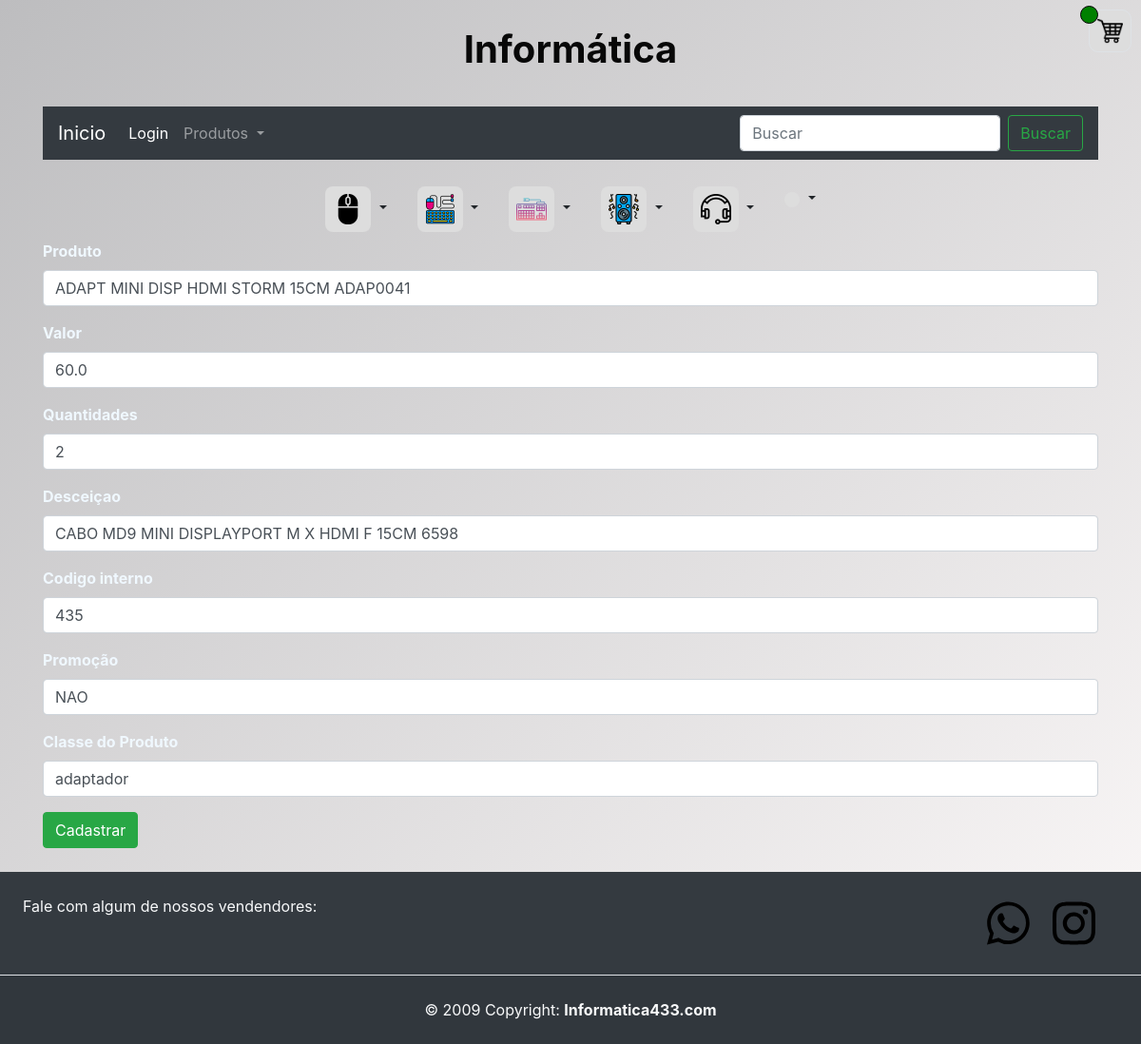
The page /editar_produto/432 (signed in) on the database as committed earlier.
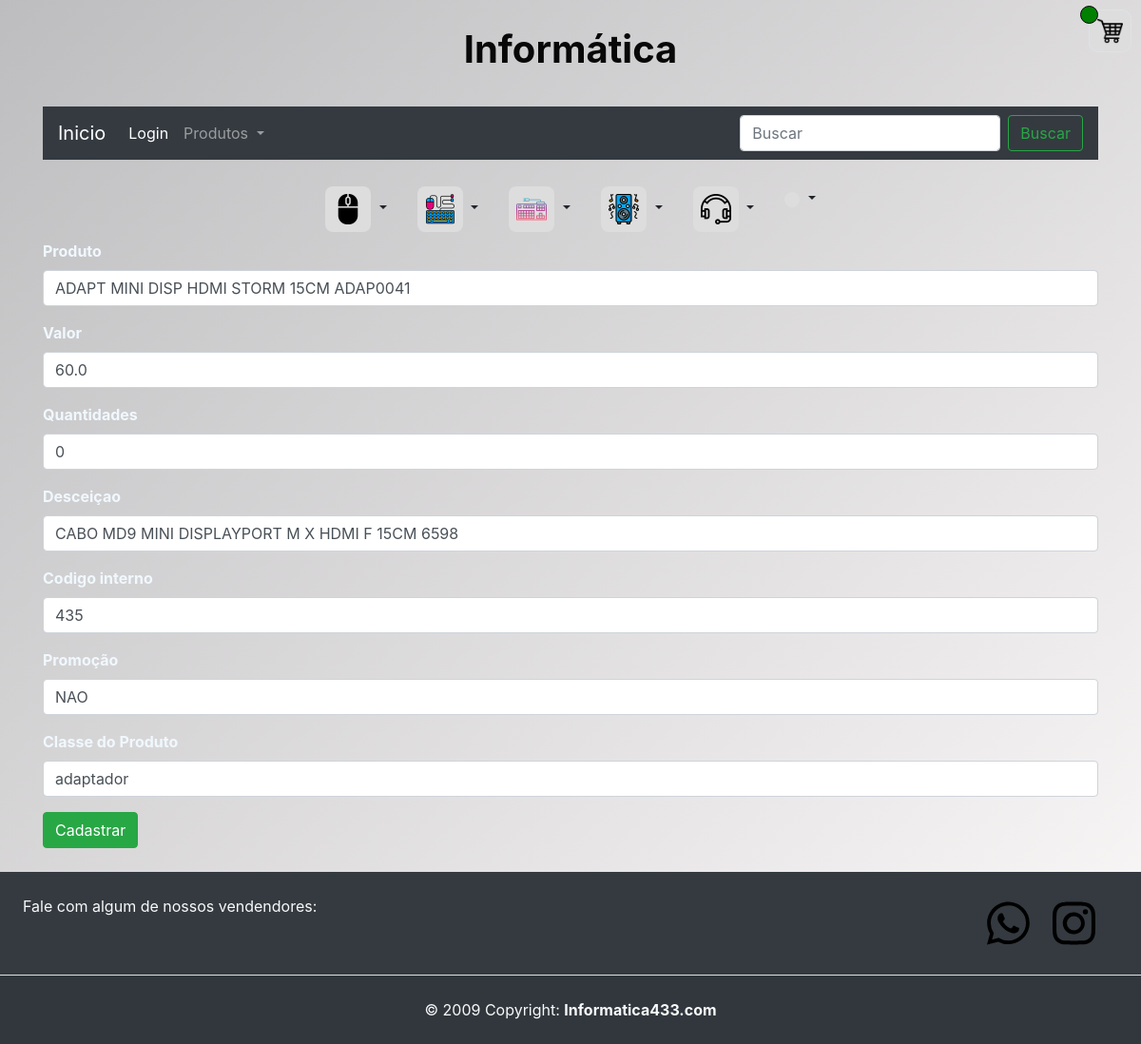
The same page on the database as committed later.
### aulaGit/models.py (models this page shows)
class Produtos(models.Model):
    id = models.AutoField(primary_key=True)
    produto =  models.TextField(max_length=255)
    valor = models.FloatField()
    descricao = models.TextField(max_length=350)
    link_img = models.TextField(max_length=255)
    quantidades = models.IntegerField()
    classe =  models.TextField(max_length=255)
    codigo_interno = models.IntegerField()
    promocao = models.TextField(max_length=3)
    class Meta:
        ordering = ['classe','valor']

### aulaGit/views.py (the view)
# urls.py: path('editar_produto/<int:id>',views.editar_produto,name="editar_produto"),
@login_required(login_url='pagina_de_login')
def editar_produto(request,id):
    produto = Produtos.objects.get(id=id)
    return render(request,'pg_produtos/editar_produto.html',{"produto":produto,"id":id})

### aulaGit/templates/pg_produtos/editar_produto.html (shortened to what this page needs)
{% extends 'home.html' %}
{% block content %}
<div class="container">
    <form action="{% url 'editado_sucesso' %}" method="POST">
        <div class="mb-3">
            <label for="formText" class="form-label color-label label_text_imput">Produto</label>
            <input class="form-control" type="text" id="formFile" name="produto" required value="{{produto.produto}}">
        </div>
        <div class="mb-3">
            <label for="formText" class="form-label color-label label_text_imput">Valor</label>
            <input class="form-control" type="text" id="formFile" name="valor" required value="{{produto.valor}}">
        </div>
        <div class="mb-3">
            <label for="formText" class="form-label color-label label_text_imput">Quantidades</label>
            <input class="form-control" type="text" id="formFile" name="quantidade" required
                value="{{produto.quantidades}}">
        </div>
        <div class="mb-3">
            <label for="formText" class="form-label color-label label_text_imput">Desceiçao</label>
            <input class="form-control" type="text" id="formFile" name="descricao" required
                value="{{produto.descricao}}">
        </div>
        <div class="mb-3">
            <label for="formText" class="form-label color-label label_text_imput">Codigo interno</label>
            <input class="form-control" type="text" id="formFile" name="codigo_interno" required
                value="{{produto.codigo_interno}}">
        </div>
        <div class="mb-3">
            <label for="formText" class="form-label color-label label_text_imput">Promoção</label>
            <select class="form-control" id="formFile" name="promocao" required>
                <option selected value="{{produto.promocao}}">{{produto.promocao}}</option>
            </select>
        </div>
        <div class="mb-3">
            <label for="formText" class="form-label color-label label_text_imput">Classe do Produto</label>
            <select class="form-control" name="classe">
                <option value="{{produto.classe}}" selected>{{produto.classe}}</option>
            </select>
        </div>
        <button type="submit" class="btn btn-success">Cadastrar</button>
    </form>
</div>
{% endblock %}

Rows that differ between the two databases and show on the page:
changed Produtos "ADAPT MINI DISP HDMI STORM 15CM ADAP0041": quantidade "2" → "0"
